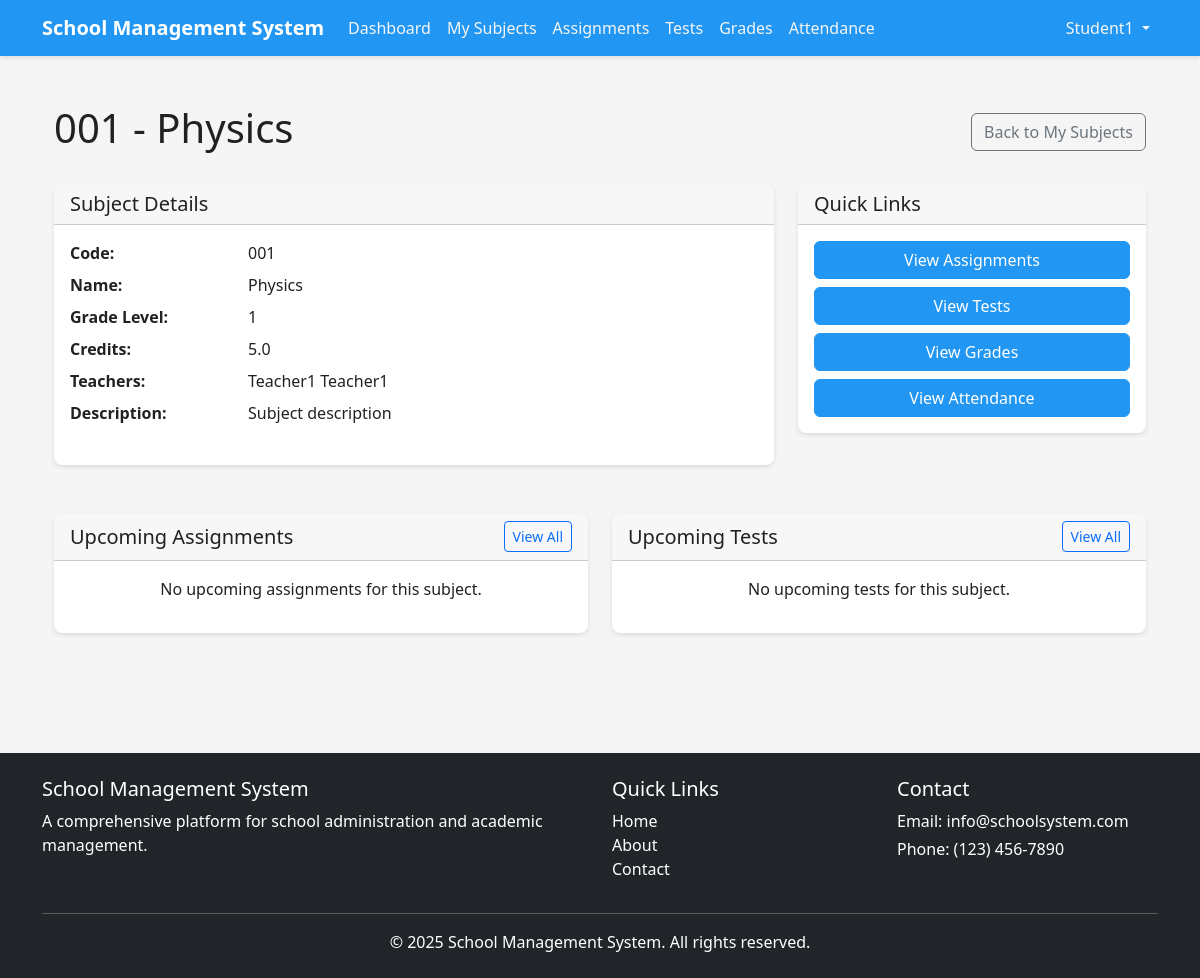
Screenshot of /student/subjects/1 (signed in) with the database file from the repository.
### app/models/user.py (models this page shows, shortened)
class User(db.Model, UserMixin):
    id = db.Column(db.Integer, primary_key=True)
    school_id = db.Column(db.Integer, db.ForeignKey('school.id'), nullable=True)
    first_name = db.Column(db.String(50), nullable=False)
    last_name = db.Column(db.String(50), nullable=False)
    email = db.Column(db.String(120), unique=True, nullable=False)
    password_hash = db.Column(db.String(60), nullable=False)
    is_active = db.Column(db.Boolean, default=True)
    created_at = db.Column(db.DateTime, default=datetime.utcnow)
    updated_at = db.Column(db.DateTime, default=datetime.utcnow, onupdate=datetime.utcnow)
    roles = db.relationship('Role', secondary=user_roles, lazy='subquery',
                            backref=db.backref('users', lazy=True))
    school = db.relationship('School', backref='users')
    children = db.relationship(
        'User',
        secondary=parent_student,
        primaryjoin=(parent_student.c.parent_id == id),
        secondaryjoin=(parent_student.c.student_id == id),
        backref=db.backref('parents', lazy='dynamic'),
        lazy='dynamic'
    )
    teaching_subjects = db.relationship(
        'Subject',
        secondary=teacher_subject,
        lazy='subquery',
        backref=db.backref('teachers', lazy=True)
    )
    enrolled_subjects = db.relationship(
        'Subject',
        secondary=subject_enrollment,
        lazy='subquery',
        backref=db.backref('students', lazy=True)
    )
    grades = db.relationship('Grade', backref='student', lazy=True,
                            foreign_keys='Grade.student_id')
    attendances = db.relationship('Attendance', backref='student', lazy=True,
                                foreign_keys='Attendance.student_id')
    def has_role(self, role_name):
        return any(role.name == role_name for role in self.roles)
    def is_super_admin(self):
        return self.has_role('super_admin')
    def is_admin(self):
        return self.has_role('admin')
    def is_teacher(self):
        return self.has_role('teacher')
    def is_student(self):
        return self.has_role('student')
    @property
    def full_name(self):
        return f"{self.first_name} {self.last_name}"

### app/models/subject.py (models this page shows, shortened)
class Subject(db.Model):
    id = db.Column(db.Integer, primary_key=True)
    school_id = db.Column(db.Integer, db.ForeignKey('school.id'), nullable=False)
    code = db.Column(db.String(20), nullable=False)
    name = db.Column(db.String(100), nullable=False)
    description = db.Column(db.Text)
    grade_level = db.Column(db.String(20))
    credits = db.Column(db.Float, default=0)
    created_at = db.Column(db.DateTime, default=datetime.utcnow)
    updated_at = db.Column(db.DateTime, default=datetime.utcnow, onupdate=datetime.utcnow)
    assignments = db.relationship('Assignment', backref='subject', lazy=True)
    tests = db.relationship('Test', backref='subject', lazy=True)
    attendances = db.relationship('Attendance', backref='subject', lazy=True)
    grades = db.relationship('Grade', backref='subject', lazy=True,
                           foreign_keys='Grade.subject_id')
    schedule_items = db.relationship('ScheduleItem', backref='subject', lazy=True)

### app/views/student.py (the view)
@student.route('/subjects/<int:subject_id>')
@login_required
@student_required
def subject_detail(subject_id):
    subject = Subject.query.get_or_404(subject_id)
    if subject not in current_user.enrolled_subjects:
        flash('You are not enrolled in this subject.', 'danger')
        return redirect(url_for('student.subjects_list'))
    assignments = subject.assignments
    tests = subject.tests
    teachers = subject.teachers
    return render_template(
        'student/subjects/detail.html',
        subject=subject,
        assignments=assignments,
        tests=tests,
        teachers=teachers
    )

### app/models/user.py (called while the page is built)
@login_manager.user_loader
def load_user(user_id):
    return User.query.get(int(user_id))

### app/utils/access_control.py (called while the page is built)
def role_required(*roles):
    def decorator(f):
        @wraps(f)
        def decorated_function(*args, **kwargs):
            if not current_user.is_authenticated:
                flash('Please log in to access this page.', 'warning')
                return redirect(url_for('auth.login'))
            has_role = False
            for role in roles:
                if current_user.has_role(role):
                    has_role = True
                    break
            if not has_role:
                abort(403)
            return f(*args, **kwargs)
        return decorated_function
    return decorator

### run.py (called while the page is built)
@app.context_processor
def inject_now():
    return {'now': datetime.utcnow()}

### app/templates/student/subjects/detail.html (shortened to what this page needs)
{% extends 'base.html' %}
{% block content %}
<div class="container py-4">
    <div class="d-flex justify-content-between align-items-center mb-4">
        <h1>{{ subject.code }} - {{ subject.name }}</h1>
        <a href="{{ url_for('student.subjects_list') }}" class="btn btn-outline-secondary">Back to My Subjects</a>
    </div>
    <div class="row mb-4">
        <div class="col-md-8">
            <div class="card mb-4">
                <div class="card-header">
                    <h5 class="mb-0">Subject Details</h5>
                </div>
                <div class="card-body">
                    <dl class="row">
                        <dt class="col-sm-3">Code:</dt>
                        <dd class="col-sm-9">{{ subject.code }}</dd>
                        <dt class="col-sm-3">Name:</dt>
                        <dd class="col-sm-9">{{ subject.name }}</dd>
                        <dt class="col-sm-3">Grade Level:</dt>
                        <dd class="col-sm-9">{{ subject.grade_level }}</dd>
                        <dt class="col-sm-3">Credits:</dt>
                        <dd class="col-sm-9">{{ subject.credits }}</dd>
                        <dt class="col-sm-3">Teachers:</dt>
                        <dd class="col-sm-9">
                            {% for teacher in subject.teachers %}
                                {{ teacher.full_name }}{% if not loop.last %}, {% endif %}
                            {% endfor %}
                        </dd>
                        <dt class="col-sm-3">Description:</dt>
                        <dd class="col-sm-9">{{ subject.description }}</dd>
                    </dl>
                </div>
            </div>
        </div>
        <div class="col-md-4">
            <div class="card">
                <div class="card-header">
                    <h5 class="mb-0">Quick Links</h5>
                </div>
                <div class="card-body">
                    <div class="d-grid gap-2">
                        <a href="{{ url_for('student.assignments_list', subject_id=subject.id) }}" class="btn btn-primary">View Assignments</a>
                        <a href="{{ url_for('student.tests_list', subject_id=subject.id) }}" class="btn btn-primary">View Tests</a>
                        <a href="{{ url_for('student.grades_list', subject_id=subject.id) }}" class="btn btn-primary">View Grades</a>
                        <a href="{{ url_for('student.attendance_list', subject_id=subject.id) }}" class="btn btn-primary">View Attendance</a>
                    </div>
                </div>
            </div>
        </div>
    </div>
    <div class="row">
        <div class="col-md-6">
            <div class="card mb-4">
                <div class="card-header d-flex justify-content-between align-items-center">
                    <h5 class="mb-0">Upcoming Assignments</h5>
                    <a href="{{ url_for('student.assignments_list', subject_id=subject.id) }}" class="btn btn-sm btn-outline-primary">View All</a>
                </div>
                <div class="card-body">
                    {% if upcoming_assignments %}
                        <ul class="list-group list-group-flush">
                            {% for assignment in upcoming_assignments %}
                                <li class="list-group-item d-flex justify-content-between align-items-center">
                                    <div>
                                        <strong>{{ assignment.title }}</strong>
                                        <div class="text-muted small">Due: {{ assignment.due_date.strftime('%Y-%m-%d') }}</div>
                                    </div>
                                    <a href="{{ url_for('student.assignment_detail', assignment_id=assignment.id) }}" class="btn btn-sm btn-outline-primary">View</a>
                                </li>
                            {% endfor %}
                        </ul>
                    {% else %}
                        <p class="text-center">No upcoming assignments for this subject.</p>
                    {% endif %}
                </div>
            </div>
        </div>
        <div class="col-md-6">
            <div class="card mb-4">
                <div class="card-header d-flex justify-content-between align-items-center">
                    <h5 class="mb-0">Upcoming Tests</h5>
                    <a href="{{ url_for('student.tests_list', subject_id=subject.id) }}" class="btn btn-sm btn-outline-primary">View All</a>
                </div>
                <div class="card-body">
                    {% if upcoming_tests %}
                        <ul class="list-group list-group-flush">
                            {% for test in upcoming_tests %}
                                <li class="list-group-item d-flex justify-content-between align-items-center">
                                    <div>
                                        <strong>{{ test.title }}</strong>
                                        <div class="text-muted small">Date: {{ test.date.strftime('%Y-%m-%d') }}</div>
                                    </div>
                                </li>
                            {% endfor %}
                        </ul>
                    {% else %}
                        <p class="text-center">No upcoming tests for this subject.</p>
                    {% endif %}
                </div>
            </div>
        </div>
    </div>
</div>
{% endblock %}

### app/templates/base.html (shortened to what this page needs)
<!DOCTYPE html>
<html lang="en">
<head>
    <link rel="stylesheet" href="{{ url_for('static', filename='css/bootstrap.min.css') }}">
    <link rel="stylesheet" href="{{ url_for('static', filename='css/style.css') }}">
</head>
<body>
    <header>
        <nav class="navbar navbar-expand-lg navbar-dark bg-primary">
            <div class="container">
                <a class="navbar-brand" href="{{ url_for('main.index') }}">
                    <span class="fw-bold">School Management System</span>
                </a>
                <div class="collapse navbar-collapse" id="navbarNav">
                    <ul class="navbar-nav me-auto">
                        {% if current_user.is_authenticated %}
                            {% if current_user.is_super_admin() %}
                                <li class="nav-item">
                                    <a class="nav-link" href="{{ url_for('super_admin.dashboard') }}">Dashboard</a>
                                </li>
                                <li class="nav-item">
                                    <a class="nav-link" href="{{ url_for('super_admin.schools_list') }}">Schools</a>
                                </li>
                                <li class="nav-item">
                                    <a class="nav-link" href="{{ url_for('super_admin.admins_list') }}">Administrators</a>
                                </li>
                            {% elif current_user.is_student() %}
                                <li class="nav-item">
                                    <a class="nav-link" href="{{ url_for('student.dashboard') }}">Dashboard</a>
                                </li>
                                <li class="nav-item">
                                    <a class="nav-link" href="{{ url_for('student.subjects_list') }}">My Subjects</a>
                                </li>
                                <li class="nav-item">
                                    <a class="nav-link" href="{{ url_for('student.assignments_list') }}">Assignments</a>
                                </li>
                                <li class="nav-item">
                                    <a class="nav-link" href="{{ url_for('student.tests_list') }}">Tests</a>
                                </li>
                                <li class="nav-item">
                                    <a class="nav-link" href="{{ url_for('student.grades_list') }}">Grades</a>
                                </li>
                                <li class="nav-item">
                                    <a class="nav-link" href="{{ url_for('student.attendance_list') }}">Attendance</a>
                                </li>
                            {% endif %}
                        {% endif %}
                    </ul>
                    <ul class="navbar-nav">
                        {% if current_user.is_authenticated %}
                            <li class="nav-item dropdown">
                                <a class="nav-link dropdown-toggle" href="#" id="userDropdown" role="button" data-bs-toggle="dropdown">
                                    {{ current_user.first_name }}
                                </a>
                            </li>
                        {% else %}
                            <li class="nav-item">
                                <a class="nav-link" href="{{ url_for('auth.login') }}">Login</a>
                            </li>
                        {% endif %}
                    </ul>
                </div>
            </div>
        </nav>
    </header>
    <main class="container my-4">
        {% block content %}{% endblock %}
    </main>
    <footer class="bg-dark text-white py-4 mt-5">
        <div class="container">
            <div class="row">
                <div class="col-md-6">
                    <h5>School Management System</h5>
                    <p>A comprehensive platform for school administration and academic management.</p>
                </div>
                <div class="col-md-3">
                    <h5>Quick Links</h5>
                    <ul class="list-unstyled">
                        <li><a href="{{ url_for('main.index') }}" class="text-decoration-none text-white">Home</a></li>
                        <li><a href="{{ url_for('main.about') }}" class="text-decoration-none text-white">About</a></li>
                        <li><a href="{{ url_for('main.contact') }}" class="text-decoration-none text-white">Contact</a></li>
                    </ul>
                </div>
                <div class="col-md-3">
                    <h5>Contact</h5>
                    <address class="mb-0">
                        <p class="mb-1">Email: info@schoolsystem.com</p>
                        <p class="mb-1">Phone: (123) 456-7890</p>
                    </address>
                </div>
            </div>
            <hr>
            <div class="text-center">
                <p class="mb-0">&copy; {{ now.year }} School Management System. All rights reserved.</p>
            </div>
        </div>
    </footer>
</body>
</html>

### app/static/css/style.css (style rules this page uses)
:root { --primary-color: #2196f3; --primary-dark: #1976d2; --primary-light: #bbdefb; --secondary-color: #4caf50; --secondary-dark: #388e3c; --secondary-light: #c8e6c9; --accent-color: #009688; --text-dark: #212121; --text-medium: #757575; --text-light: #f5f5f5; --background-light: #ffffff; --background-grey: #f5f5f5; --danger-color: #f44336; --warning-color: #ff9800; --success-color: #4caf50; --info-color: #2196f3; }
body { font-family: 'Segoe UI', Tahoma, Geneva, Verdana, sans-serif; color: var(--text-dark); background-color: var(--background-grey); min-height: 100vh; display: flex; flex-direction: column; }
main { flex: 1; }
.btn-primary { background-color: var(--primary-color); border-color: var(--primary-color); }
.bg-primary { background-color: var(--primary-color) !important; }
.card { border-radius: 8px; overflow: hidden; border: none; box-shadow: 0 2px 4px rgba(0, 0, 0, 0.1); transition: all 0.3s ease; }
.card-header { font-weight: 600; }
.navbar { box-shadow: 0 2px 4px rgba(0, 0, 0, 0.1); }
.navbar-brand { font-weight: 700; }
.navbar-dark .navbar-nav .nav-link { color: var(--text-light); }
footer { padding: 2rem 0; margin-top: auto; }

### rows the page displays
User: first_name "Student1"
Subject: code "001", name "Physics", grade_level "1", credits "5.0", description "Subject description"
User: full_name "Teacher1 Teacher1"
